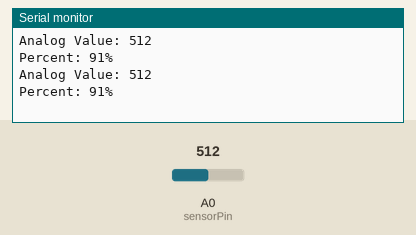
The sketch below on a simulated Arduino Uno, built with avr-gcc and run on an emulated ATmega328P. On the bench: the last lines printed to the serial monitor. The inputs (shaded band) are chosen by the test bench; at power-on: A0 (sensorPin) = 512.

Above: at 1.8 s.
1.9 s: A0 (sensorPin) set to 716
At 2.8 s:
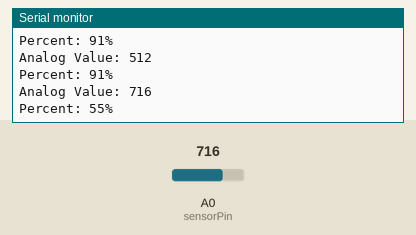
3.4 s: A0 (sensorPin) set to 900
At 4.4 s:
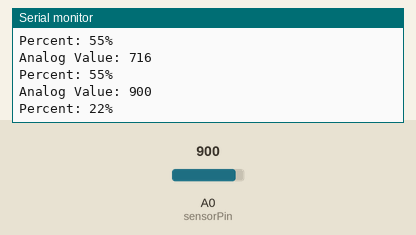
Timing chart, 0 to 6.4 s (numbered marks = the images above; inputs shaded):
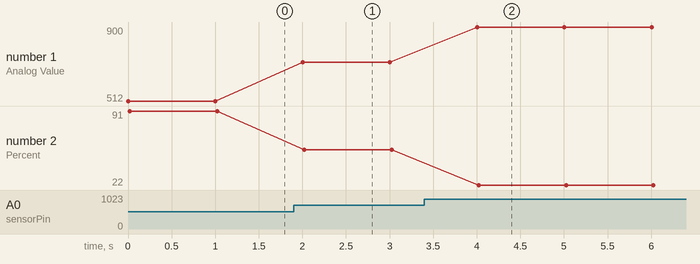

Measured:
- after the input at 1.9 s, the serial monitor: prints a new line after 0.10 s (image 1)
- after the input at 3.4 s, the serial monitor: prints a new line after 0.61 s (image 2)
- plotted number 1: 512 → 716 after the input at 1.9 s, 716 → 900 after the input at 3.4 s
- plotted number 2: 91 → 55 after the input at 1.9 s, 55 → 22 after the input at 3.4 s

The sketch:

MoistureSensor.ino
```cpp
int sensorPin = A0;
int sensorValue = 0;
int percent = 0;

void setup() {
  Serial.begin(9600);
}

void loop() {

  sensorValue = analogRead(sensorPin);
  percent = convertToPercent(sensorValue);
  printValues();
  delay(1000);
}

int convertToPercent(int value)
{
  int percentValue = 0;
  percentValue = map(value, 1023, 465, 0, 100);
  return percentValue;
}

void printValues()
{
  Serial.print("\n\nAnalog Value: ");
  Serial.print(sensorValue);
  Serial.print("\nPercent: ");
  Serial.print(percent);
  Serial.print("%");
}
```
